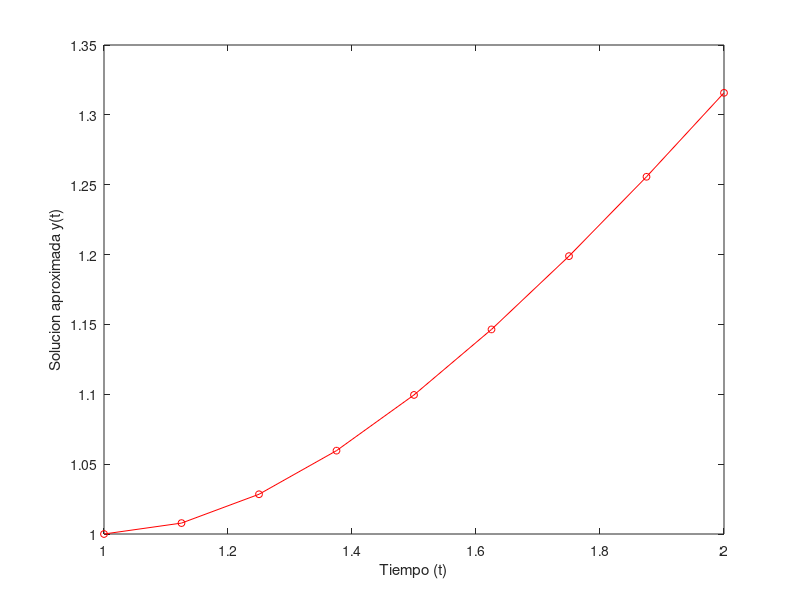

Reproduce this figure in MATLAB.
%Rkorden2.m
%Runge Kutta de orden 2
y1 = @(t,y) t-y^(3/2); %ec diff ordinaria
y0=1; %condicion inicial
a=1;b=2; %intervalo donde se quiere la solucion
N = 8; %numero de pasos
%----------ALGORITMO----------------
yt= zeros(1,N); yt(1)=y0;
h = (b-a)/N;
a1=a;
for i=1:N
k1=h*y1(a1,y0);
k2=h*y1(a1+h,y0+k1);
yp=y0+(k1+k2)/2;yt(i+1)=yp;
fprintf('%d| y_%d=%f| k1=%f| k2=%f| y_%d+1=%f\n',i,i-1,y0,k1,k2,i-1,yp)
y0=yp; a1=a1+h;
end
t1=a:h:b;
%-------GRAFICA-----------------
plot(t1,yt,'ro-','MarkerSize',5)
% Etiquetas de los ejes
xlabel('Tiempo (t)')
ylabel('Solucion aproximada y(t)')
